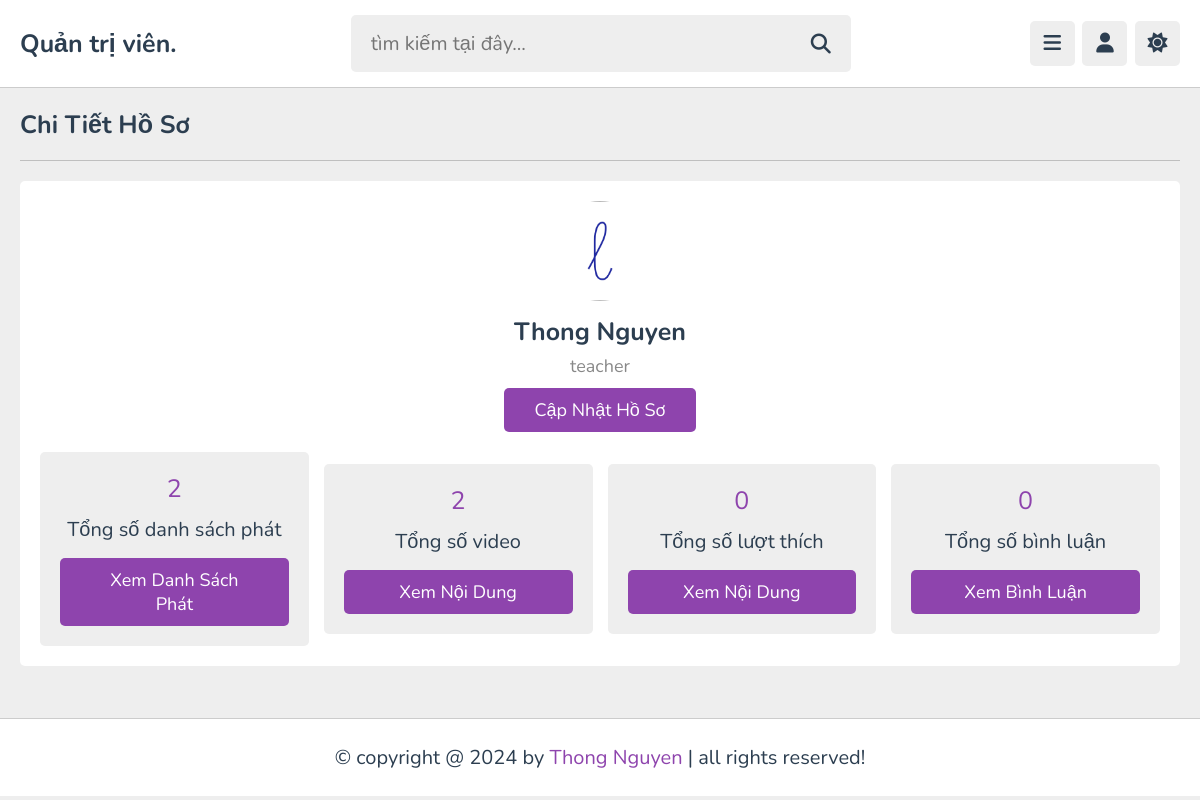
Page /admin/profile.php (signed in) on the committed database.
### tables this page shows
CREATE TABLE `tutors` (
  `id` varchar(20) NOT NULL,
  `name` varchar(50) NOT NULL,
  `profession` varchar(50) NOT NULL,
  `email` varchar(50) NOT NULL,
  `password` varchar(50) NOT NULL,
  `image` varchar(100) NOT NULL
);

### admin/profile.php (the view, shortened to what this page needs)
<?php
include '../components/connect.php';
if(isset($_COOKIE['tutor_id'])){
   $tutor_id = $_COOKIE['tutor_id'];
}else{
   $tutor_id = '';
   header('location:login.php');
}
$select_playlists = $conn->prepare("SELECT * FROM `playlist` WHERE tutor_id = ?");
$select_playlists->execute([$tutor_id]);
$total_playlists = $select_playlists->rowCount();
$select_contents = $conn->prepare("SELECT * FROM `content` WHERE tutor_id = ?");
$select_contents->execute([$tutor_id]);
$total_contents = $select_contents->rowCount();
$select_likes = $conn->prepare("SELECT * FROM `likes` WHERE tutor_id = ?");
$select_likes->execute([$tutor_id]);
$total_likes = $select_likes->rowCount();
$select_comments = $conn->prepare("SELECT * FROM `comments` WHERE tutor_id = ?");
$select_comments->execute([$tutor_id]);
$total_comments = $select_comments->rowCount();
?>
<!DOCTYPE html>
<html lang="vi">
<head>
   <link rel="stylesheet" href="https://cdnjs.cloudflare.com/ajax/libs/font-awesome/6.2.0/css/all.min.css">
   <link rel="stylesheet" href="../css/admin_style.css">
</head>
<body>
<?php include '../components/admin_header.php'; ?>
<section class="tutor-profile" style="min-height: calc(100vh - 19rem);">
   <h1 class="heading">Chi tiết hồ sơ</h1>
   <div class="details">
      <div class="tutor">
         <img src="../uploaded_files/<?= $fetch_profile['image']; ?>" alt="">
         <h3><?= $fetch_profile['name']; ?></h3>
         <span><?= $fetch_profile['profession']; ?></span>
         <a href="update.php" class="inline-btn">Cập nhật hồ sơ</a>
      </div>
      <div class="flex">
         <div class="box">
            <span><?= $total_playlists; ?></span>
            <p>Tổng số danh sách phát</p>
            <a href="playlists.php" class="btn">Xem danh sách phát</a>
         </div>
         <div class="box">
            <span><?= $total_contents; ?></span>
            <p>Tổng số video</p>
            <a href="contents.php" class="btn">Xem nội dung</a>
         </div>
         <div class="box">
            <span><?= $total_likes; ?></span>
            <p>Tổng số lượt thích</p>
            <a href="contents.php" class="btn">Xem nội dung</a>
         </div>
         <div class="box">
            <span><?= $total_comments; ?></span>
            <p>Tổng số bình luận</p>
            <a href="comments.php" class="btn">Xem bình luận</a>
         </div>
      </div>
   </div>
</section>
<?php include '../components/footer.php'; ?>
</body>
</html>

### css/admin_style.css (style rules this page uses)
:root { --main-color:#8e44ad; --red:#e74c3c; --oragen:#f39c12; --white:#fff; --black:#2c3e50; --light-color:#888; --light-bg:#eee; --border:.1rem solid rgba(0,0,0,.2); }
* { font-family: 'Nunito', sans-serif; margin: 0; padding: 0; box-sizing: border-box; outline: none; border: none; text-decoration: none; }
html { font-size: 62.5%; overflow-x: hidden; }
body { background-color: var(--light-bg); padding-left: 30rem; }
section { padding:2rem; max-width: 1200px; margin: 0 auto; }
.btn, .option-btn, .delete-btn, .inline-btn, .inline-option-btn, .inline-delete-btn { border-radius: .5rem; padding: 1rem 3rem; font-size: 1.8rem; color: #fff; margin-top: 1rem; text-transform: capitalize; cursor: pointer; text-align: center; }
.btn, .option-btn, .delete-btn { display: block; width: 100%; }
.inline-btn, .inline-option-btn, .inline-delete-btn { display: inline-block; }
.btn, .inline-btn { background-color: var(--main-color); }
.heading { padding-bottom: 1.8rem; border-bottom: var(--border); font-size: 2.5rem; color: var(--black); text-transform: capitalize; margin-bottom: 2rem; }
.tutor-profile .details { background-color: var(--white); border-radius: .5rem; padding: 2rem; text-align: center; }
.tutor-profile .details .tutor { margin-bottom: 2rem; }
.tutor-profile .details .tutor img { height: 10rem; width: 10rem; border-radius: 50%; object-fit: cover; margin-bottom: .5rem; }
.tutor-profile .details .tutor h3 { font-size: 2.5rem; color: var(--black); margin: .5rem 0; }
.tutor-profile .details .tutor span { font-size: 1.8rem; color: var(--light-color); display: block; }
.tutor-profile .details .flex { display: flex; gap: 1.5rem; align-items: center; flex-wrap: wrap; }
.tutor-profile .details .flex .box { flex: 1 1 26rem; border-radius: .5rem; background-color: var(--light-bg); padding: 2rem; }
.tutor-profile .details .flex span { color: var(--main-color); display: block; margin-bottom: .5rem; font-size: 2.5rem; }
.tutor-profile .details .flex .box p { font-size: 2rem; color: var(--black); padding: .5rem 0; }
@media (max-width:1200px) { body { padding-left: 0; } }

### rows in the picture
tutors: image (picture), name "Thong Nguyen", profession "teacher"

### other values in the picture
$total_playlists "2"
$total_contents "2"
$total_likes "0"
$total_comments "0"
